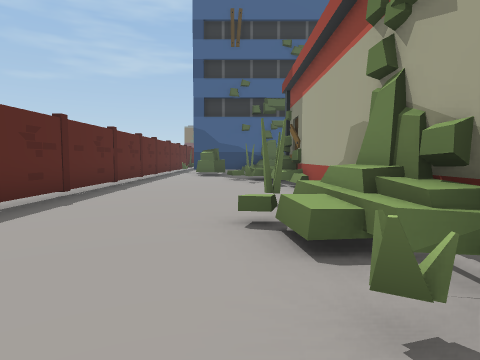
View 1 (above)

24 first-person views from a walk through a Unity game level. The camera is 1.5 m above the floor, tilts 4° down and sees 75° across. The floor is counted in squares, 2 m on a side. Each view is taken from the middle of a square. On the plan, view 1 faces up. The plan holds only what a view shows up to about 10 squares ahead; the rest is blank. The place goes on beyond the plan. The player is left out.

View 2
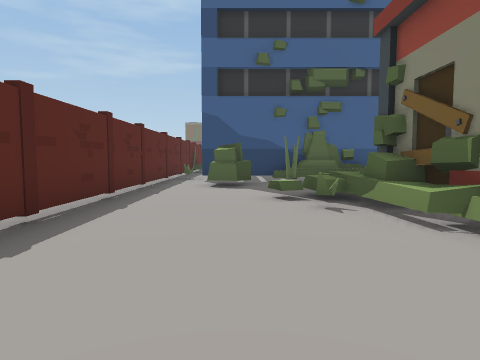

View 3
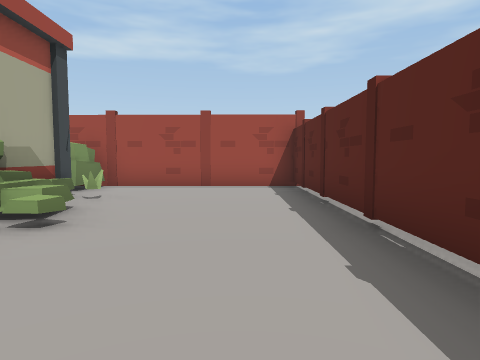

View 4
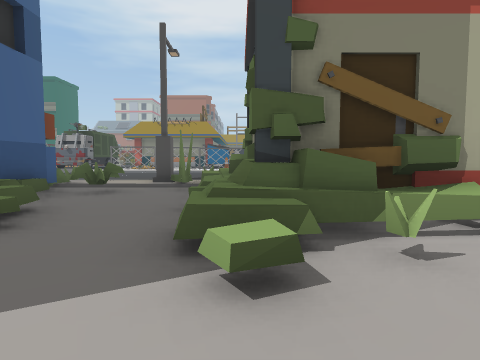

View 5
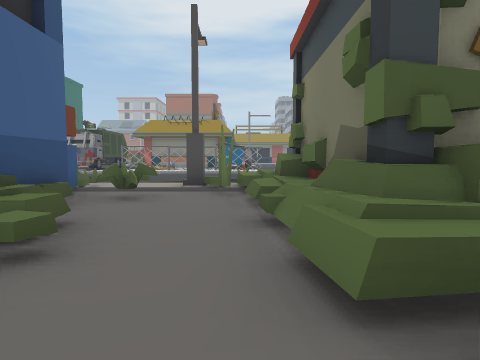

View 6
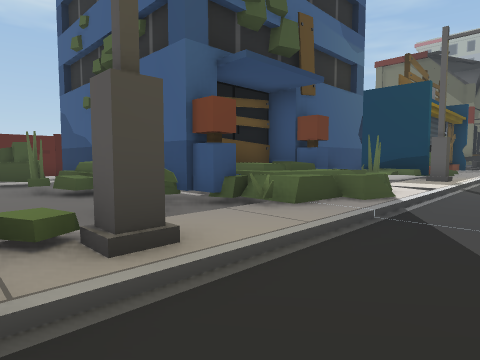

View 7
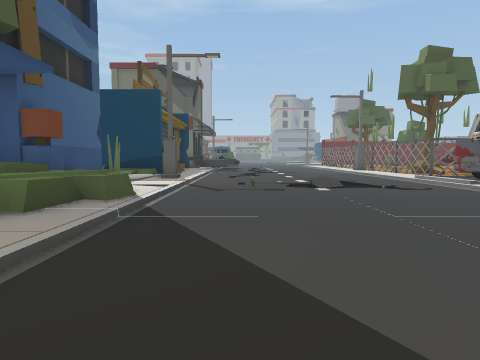

View 8
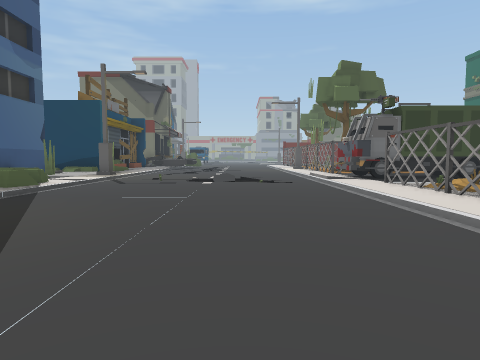

View 9
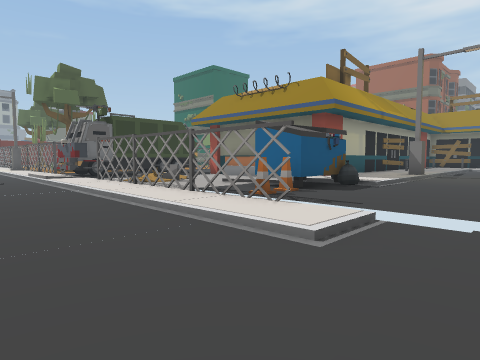

View 10
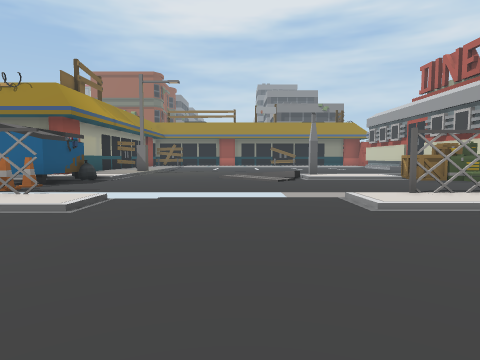

View 11
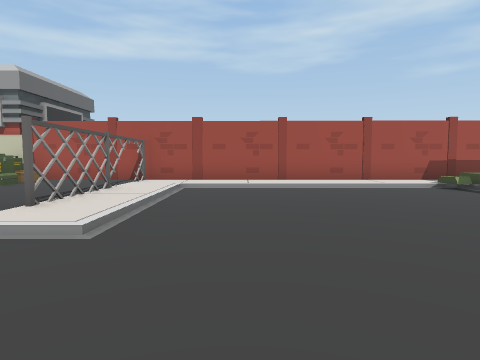

View 12
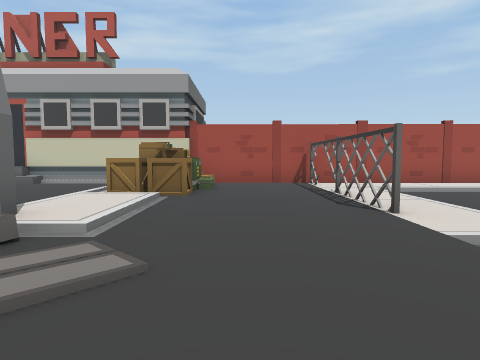

View 13
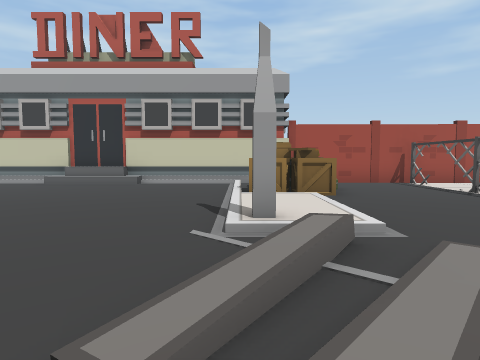

View 14
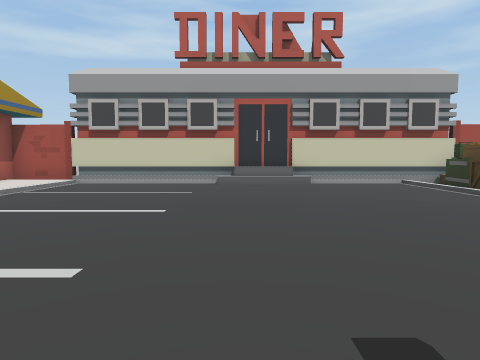

View 15
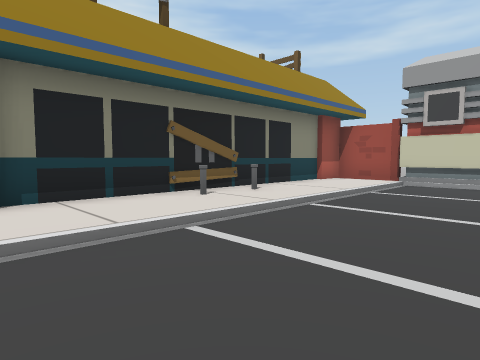

View 16
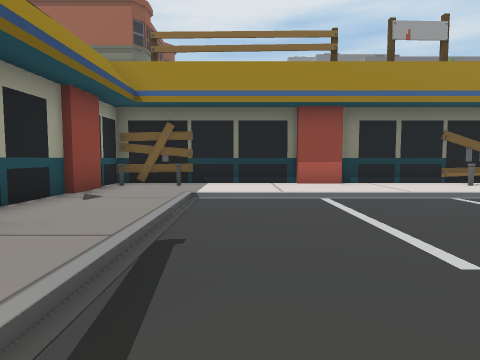

View 17
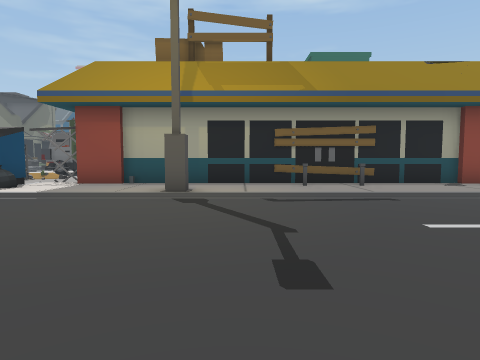

View 18
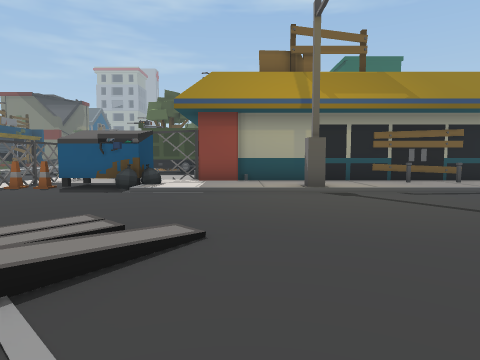

View 19
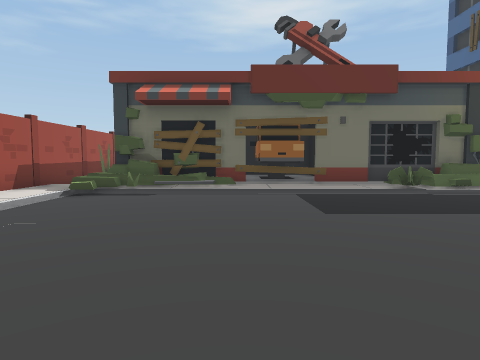

View 20
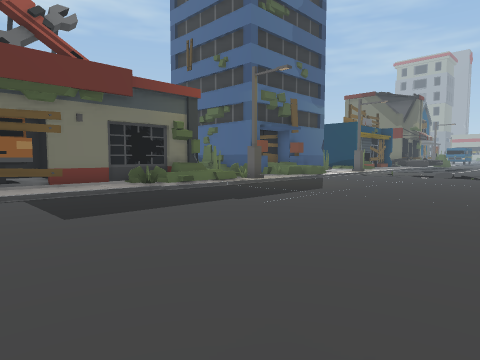

View 21
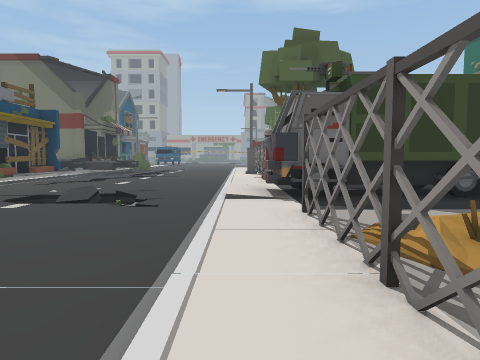

View 22
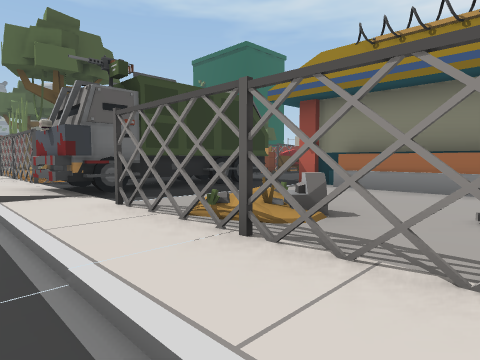

View 23
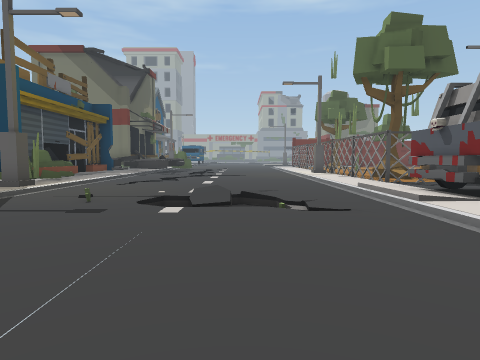

View 24
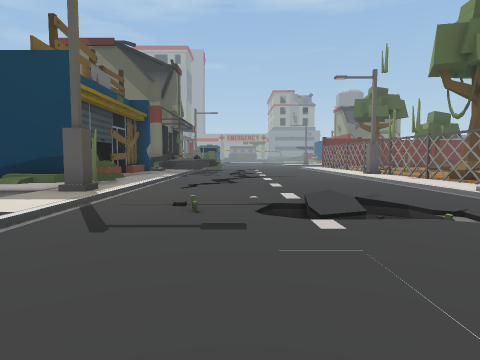

### Floor plan
Key: @ floor where view 1 was taken; # wall or solid block; x gap in a wall; . main floor; : floor 0.25 m higher than the main floor; + floor 0.5 m higher than the main floor; * floor 1.25 m higher than the main floor; / step, stairs or slope; = window, fence, low wall or low ledge; ^ raised ledge; v drop or lower ground; T thing the floor can be seen under or through; W wheel; C cone; R tree; O other object.
Columns run from 4 left of view 1 to 34 right of it. Each row starts with its distance up from view 1.
 26           #:.vv....:#R
 25           #:.v.....:#R
 24           #:.......:##
 23         ####.......::
 22         #///.......:W O:O
 21         #.#:.../=..:#OO
 20          =//...////:WO#OOO
 19          #=:.......::  W
 18         ##==.......:#::::#
 17         #*==.......:#  ::^
 16         ##=#.......:#O:::^
 15  ########./:.......:x::::^
 14 .###.^^..=/:.......:#:::O# ###   ###
 13 .T......../#.......:####O##+++###++###
 12 .T......=#==.......:CC#OO++++++==++++##
 11 .T..^###### .......:#:::////#///////=+#
 10 .T..###   #=.......::::::::::::::::/++#
  9 .T...^#   ##......../::::::::::::::/++#
  8 .T....#   #=......../::::::::::::::/++#
  7 .T....#   #:......../::://:::::::::/++#
  6 .T....#   #:......../::://:::::::::/++#
  5 .T...##   #:.......//:::#/:::::::::/++#
  4 .T..=##   #:.......:::::+#:::::::::/=##
  3 .T...^#   #/.......:#:::+/:::::::::/=##
  2 .#...^#   #/.......:x::://:::::::::/++#
  1 .#...=#   #=.......:#::OO/:::::::::/++#
  0 .#..@.#  =#==//////::::OO/:::::::::/++#
 -1 .#....#   /:::::::::#::O//::///::::/+##
 -2  ######  #############################

Positions as (right, up) in squares from view 1, and headings:
1: (0, 0), facing up
2: (-1, 5), facing up
3: (-2, 7), facing down
4: (-2, 11), facing right
5: (-1, 12), facing right
6: (9, 12), facing up-left
7: (9, 12), facing up
8: (12, 10), facing up
9: (12, 8), facing up-right
10: (10, 7), facing right
11: (13, 8), facing down
12: (18, 8), facing down
13: (21, 8), facing down
14: (26, 8), facing down
15: (28, 8), facing down-right
16: (25, 10), facing right
17: (25, 5), facing up
18: (22, 4), facing up
19: (15, 4), facing left
20: (15, 4), facing up-left
21: (15, 14), facing up
22: (14, 14), facing up-right
23: (12, 15), facing up
24: (10, 16), facing up
